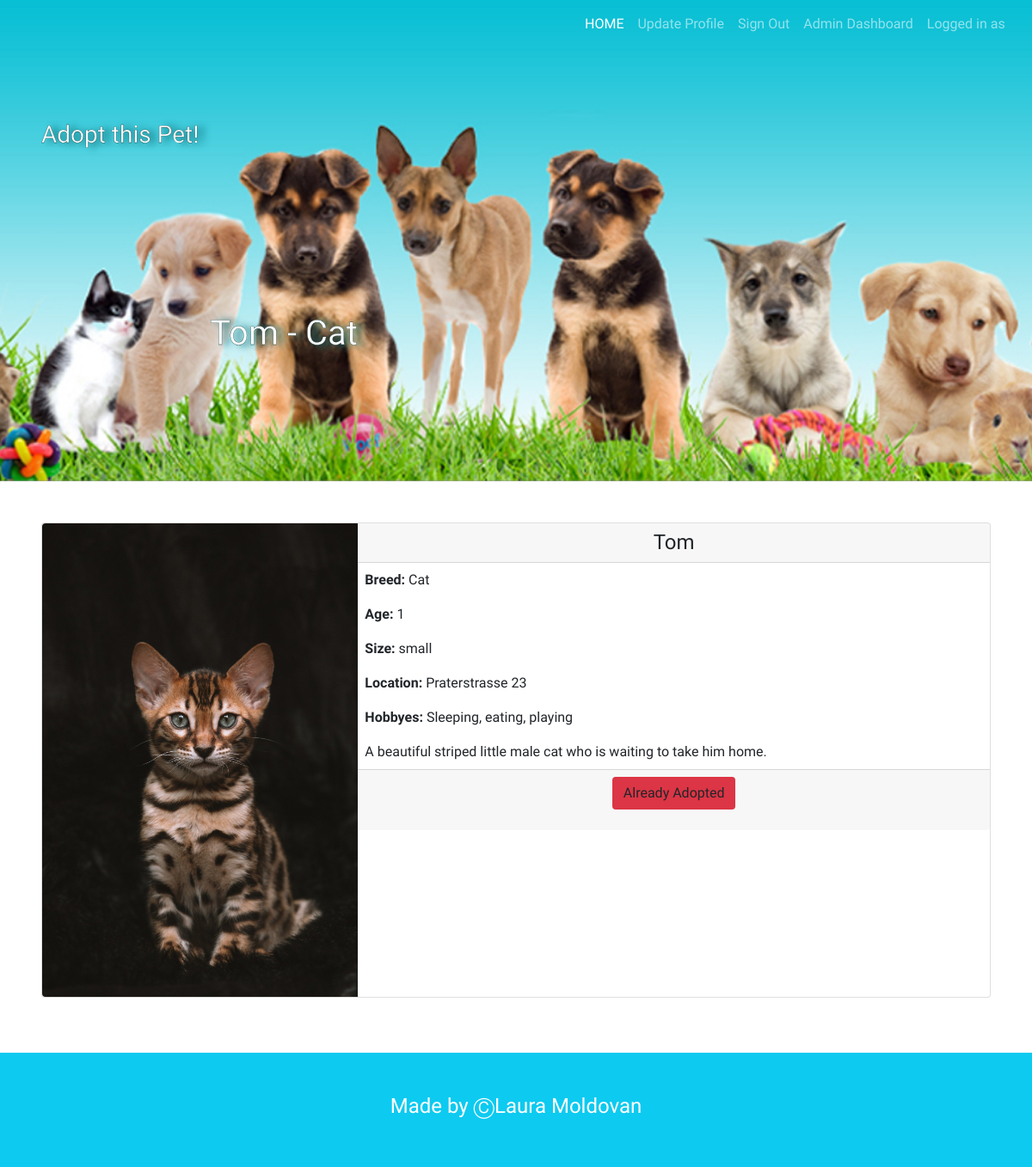
The page /details.php?id=2 (signed in) on the database its author committed.
### tables this page shows
CREATE TABLE `animals` (
  `id` int(11) NOT NULL PRIMARY KEY AUTO_INCREMENT,
  `name` varchar(255) NOT NULL,
  `breed` varchar(50) NOT NULL,
  `size` varchar(50) NOT NULL,
  `location` varchar(255) NOT NULL,
  `description` varchar(255) NOT NULL,
  `hobby` varchar(50) NOT NULL,
  `age` INT NOT NULL,
  `picture` varchar(255) DEFAULT NULL,
  `status` boolean DEFAULT 1
);

### details.php (the view, shortened to what this page needs)
<?php
require_once 'components/db_connect.php';
if ($_GET['id']) {
    $id = $_GET['id'];
    $sql = "SELECT * FROM animals WHERE id = {$id}";
    $result = mysqli_query($connect, $sql);
    if (mysqli_num_rows($result) == 1) {
        $data = mysqli_fetch_assoc($result);
        $name = $data['name'];
        $breed = $data['breed'];
        $size = $data["size"];
        $location = $data["location"];
        $description = $data["description"];
        $hobby = $data["hobby"];
        $age = $data["age"];
        $status = $data["status"];
        $picture = $data["picture"];
    } else {
        header("location: error.php");
    }
} else {
    header("location: error.php");
}
?>
<!DOCTYPE html>
<html lang="en">
<head>
    <?php require_once 'components/boot.php' ?>
    <link rel="stylesheet" type='text/css' href="css/style.css" />
</head>
<body>
    <header>
        <ul class="nav menu">
            <nav class="navbar navbar-expand-lg navbar-dark">
                <div class="container-fluid">
                    <div class="collapse navbar-collapse" id="navbarNav">
                        <ul class="navbar-nav">
                            <li class="nav-item">
                                <a class="nav-link active" aria-current="page" href="home.php">
                                    HOME
                                </a>
                            </li>
                            <li class="nav-item">
                                <a class="nav-link" href="update.php?id=<?php echo $row1['id'] ?>">
                                    Update Profile
                                </a>
                            </li>
                            <li class="nav-item">
                                <a class="nav-link" href="logout.php?logout">Sign Out</a>
                            </li>
                            <?php if (isset($_SESSION['adm']))
                                echo "<li class='nav-item'>
                                 <a class='nav-link' href='dashBoard.php'>Admin Dashboard</a></li>"
                            ?>
                            <li class="nav-item">
                                <a class="nav-link" href="#">Logged in as </br><?php echo $row1['fname'] . " " . $row1['lname']; ?></a>
                            </li>
                        </ul>
                    </div>
                </div>
            </nav>
        </ul>
        <div class="hero p-5">
            <h3>
                Adopt this Pet!
            </h3>
            <h1 class="text-center">
                <?php echo $name . " - " . $breed; ?>
            </h1>
        </div>
    </header>
    <main class="p-5">
        <div class="card mb-3">
            <div class="row g-0">
                <div class="col-md-4">
                    <img src="pictures/animals/<?php echo $picture; ?>" class="img-fluid rounded-start" alt="<?php echo $name; ?>">
                </div>
                <div class="col-md-8">
                    <h4 class='card-header text-center'><?php echo $name; ?></h4>
                    <div class='card-body p-2'>
                        <p class='card-text'><b> Breed: </b> <?php echo $breed; ?></p>
                        <p class='card-text'><b> Age: </b> <?php echo $age; ?></p>
                        <p class='card-text'><b> Size: </b> <?php echo $size; ?></p>
                        <p class='card-text'><b> Location: </b> <?php echo $location; ?></p>
                        <p class='card-text'><b> Hobbyes: </b> <?php echo $hobby; ?></p>
                        <p class='card-text'><?php echo $description; ?></p>
                    </div>
                    <div class='card-footer text-center'>
                       <?php if ($status == 1)
                            echo "<p class='btn btn-small bg-success' href='adopt.php'>Take me Home</p>";
                        else if ($status == 0)
                            echo "<p class='btn btn-small bg-danger' href='adopted.php'>Already Adopted</p>"
                        ?>
                            </div>
                        </div>
                    </div>
                </div>
    </main>
    <footer class=" p-5 bg-info">
        <p class="h4 text-center text-white">Made by <a href="#">&#x24B8Laura Moldovan</a></p>
    </footer>
</body>
</html>

### css/style.css (style rules this page uses)
body { font-family: 'Acme', sans-serif; }
header { background-image: url("../pictures/hero.jpg"); background-repeat: no-repeat; background-position: center; background-size: cover; }
.menu { position: relative; float: right; width: 45vw; }
.menu a { color: white; }
.hero { height: 70vh; display: flex; flex-direction: column; justify-content: space-around; -webkit-text-stroke: 0.3px #0a373a; text-shadow: 7px 1px 9px #05666d; color: white; }
footer a { text-decoration: none; color: white; }

### rows shown on the page
animals: name "Tom", breed "Cat", picture (picture), age "1", size "small", location "Praterstrasse 23", hobby "Sleeping, eating, playing", description "A beautiful striped little male cat who is waiting to take him home."
